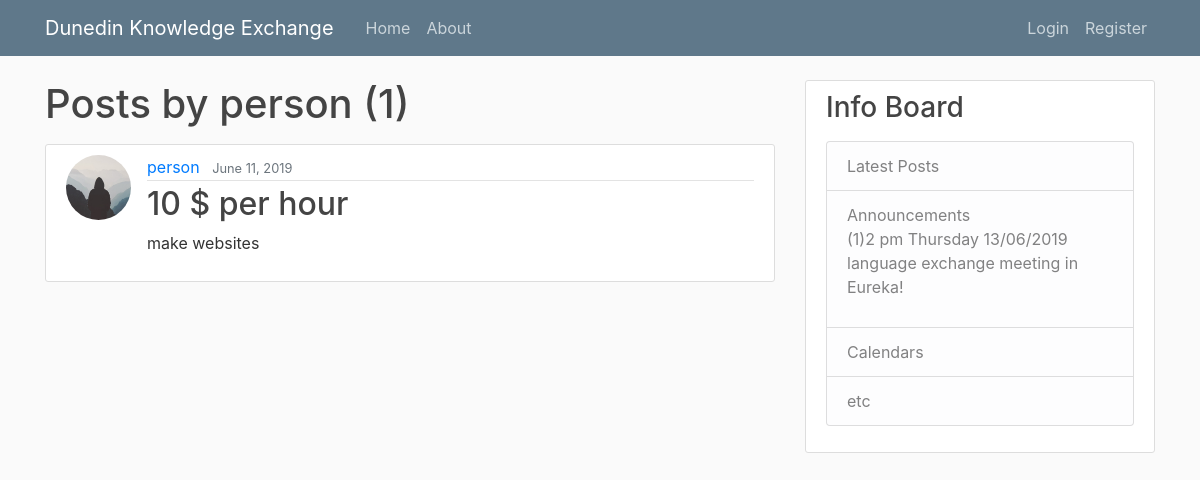
/user/person, run on the app's committed database.
### blog/models.py (models this page shows, shortened)
class Post(models.Model):
    title = models.CharField(max_length=100)
    content = models.TextField()
    date_posted = models.DateTimeField(default=timezone.now)
    author = models.ForeignKey(User, on_delete=models.CASCADE)

### users/models.py (models this page shows, shortened)
class Profile(models.Model):
    user = models.OneToOneField(User, on_delete=models.CASCADE)
    image = models.ImageField(default='default.jpg', upload_to='profile_pics')

### blog/views.py (the view)
# urls.py: path('user/<str:username>', UserPostListView.as_view(), name='user-posts'),
class UserPostListView(ListView):
    model = Post
    template_name = 'blog/user_posts.html'  # <app>/<model>_<viewtype>.html
    context_object_name = 'posts'
    paginate_by = 5
    def get_queryset(self):
        user = get_object_or_404(User, username=self.kwargs.get('username'))
        return Post.objects.filter(author=user).order_by('-date_posted')

### blog/templates/blog/user_posts.html (shortened to what this page needs)
{% extends "blog/base.html" %}
{% block content %}
    <h1 class="mb-3">Posts by {{ view.kwargs.username }} ({{ page_obj.paginator.count }})</h1>
    {% for post in posts %}
        <article class="media content-section">
          <img class="rounded-circle article-img" src="{{ post.author.profile.image.url }}">
          <div class="media-body">
            <div class="article-metadata">
              <a class="mr-2" href="{% url 'user-posts' post.author.username %}">{{ post.author }}</a>
              <small class="text-muted">{{ post.date_posted|date:"F d, Y" }}</small>
            </div>
            <h2><a class="article-title" href="{% url 'post-detail' post.id %}">{{ post.title }}</a></h2>
            <p class="article-content">{{ post.content }}</p>
          </div>
        </article>
    {% endfor %}
{% endblock content %}

### blog/static/blog/main.css (style rules this page uses)
body { background: #fafafa; color: #333333; margin-top: 5rem; }
h1, h2, h3, h4, h5, h6 { color: #444444; }
.content-section { background: #ffffff; padding: 10px 20px; border: 1px solid #dddddd; border-radius: 3px; margin-bottom: 20px; }
.article-title { color: #444444; }
.article-content { white-space: pre-line; }
.article-img { height: 65px; width: 65px; margin-right: 16px; }
.article-metadata { padding-bottom: 1px; margin-bottom: 4px; border-bottom: 1px solid #e3e3e3 }

### data on the page
Post: author.profile.image (placeholder picture), author "person", date_posted "June 11, 2019", title "10 $ per hour", content "make websites"

### other printed values
{{ view.kwargs.username }} "person"
{{ page_obj.paginator.count }} "1"
